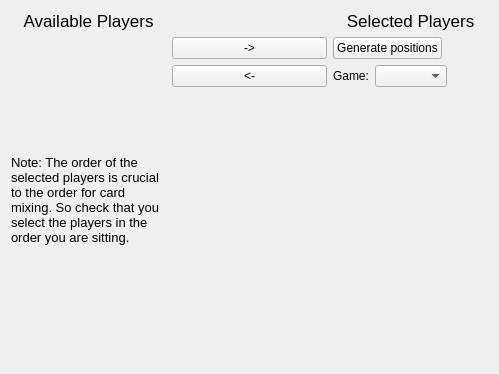
<?xml version="1.0" encoding="UTF-8"?>
<ui version="4.0">
 <class>LiveGameGeneralOptionsWidget</class>
 <widget class="QWizardPage" name="LiveGameGeneralOptionsWidget">
  <property name="geometry">
   <rect>
    <x>0</x>
    <y>0</y>
    <width>499</width>
    <height>374</height>
   </rect>
  </property>
  <property name="windowTitle">
   <string>WizardPage</string>
  </property>
  <layout class="QVBoxLayout" name="verticalLayout_2">
   <item>
    <layout class="QGridLayout" name="gridLayout_2" rowstretch="0,1,0" columnstretch="0,0,0">
     <item row="0" column="0">
      <widget class="QLabel" name="label">
       <property name="text">
        <string>&lt;!DOCTYPE HTML PUBLIC &quot;-//W3C//DTD HTML 4.0//EN&quot; &quot;http://www.w3.org/TR/REC-html40/strict.dtd&quot;&gt;
&lt;html&gt;&lt;head&gt;&lt;meta name=&quot;qrichtext&quot; content=&quot;1&quot; /&gt;&lt;style type=&quot;text/css&quot;&gt;
p, li { white-space: pre-wrap; }
&lt;/style&gt;&lt;/head&gt;&lt;body style=&quot; font-family:'Ubuntu'; font-size:8pt; font-weight:400; font-style:normal;&quot;&gt;
&lt;p align=&quot;center&quot; style=&quot; margin-top:0px; margin-bottom:0px; margin-left:0px; margin-right:0px; -qt-block-indent:0; text-indent:0px;&quot;&gt;&lt;span style=&quot; font-family:'Lucida Grande'; font-size:13pt;&quot;&gt;Available Players&lt;/span&gt;&lt;/p&gt;&lt;/body&gt;&lt;/html&gt;</string>
       </property>
      </widget>
     </item>
     <item row="1" column="0">
      <layout class="QVBoxLayout" name="verticalLayoutLeft">
       <item>
        <widget class="QLabel" name="label_3">
         <property name="text">
          <string>&lt;!DOCTYPE HTML PUBLIC &quot;-//W3C//DTD HTML 4.0//EN&quot; &quot;http://www.w3.org/TR/REC-html40/strict.dtd&quot;&gt;
&lt;html&gt;&lt;head&gt;&lt;meta name=&quot;qrichtext&quot; content=&quot;1&quot; /&gt;&lt;style type=&quot;text/css&quot;&gt;
p, li { white-space: pre-wrap; }
&lt;/style&gt;&lt;/head&gt;&lt;body style=&quot; font-family:'Lucida Grande'; font-size:13pt; font-weight:400; font-style:normal;&quot;&gt;
&lt;p style=&quot; margin-top:0px; margin-bottom:0px; margin-left:0px; margin-right:0px; -qt-block-indent:0; text-indent:0px;&quot;&gt;&lt;span style=&quot; font-size:10pt;&quot;&gt;Note: The order of the selected players is crucial to the order for card mixing. So check that you select the players in the order you are sitting. &lt;/span&gt;&lt;/p&gt;&lt;/body&gt;&lt;/html&gt;</string>
         </property>
         <property name="textFormat">
          <enum>Qt::RichText</enum>
         </property>
         <property name="wordWrap">
          <bool>true</bool>
         </property>
        </widget>
       </item>
      </layout>
     </item>
     <item row="0" column="2">
      <widget class="QLabel" name="label_2">
       <property name="text">
        <string>&lt;!DOCTYPE HTML PUBLIC &quot;-//W3C//DTD HTML 4.0//EN&quot; &quot;http://www.w3.org/TR/REC-html40/strict.dtd&quot;&gt;
&lt;html&gt;&lt;head&gt;&lt;meta name=&quot;qrichtext&quot; content=&quot;1&quot; /&gt;&lt;style type=&quot;text/css&quot;&gt;
p, li { white-space: pre-wrap; }
&lt;/style&gt;&lt;/head&gt;&lt;body style=&quot; font-family:'Lucida Grande'; font-size:13pt; font-weight:400; font-style:normal;&quot;&gt;
&lt;p align=&quot;center&quot; style=&quot; margin-top:0px; margin-bottom:0px; margin-left:0px; margin-right:0px; -qt-block-indent:0; text-indent:0px;&quot;&gt;Selected Players&lt;/p&gt;&lt;/body&gt;&lt;/html&gt;</string>
       </property>
      </widget>
     </item>
     <item row="1" column="1">
      <layout class="QVBoxLayout" name="verticalLayout">
       <item>
        <widget class="QPushButton" name="pushButtonSelect">
         <property name="text">
          <string>-&gt;</string>
         </property>
        </widget>
       </item>
       <item>
        <widget class="QPushButton" name="pushButtonDeselect">
         <property name="text">
          <string>&lt;-</string>
         </property>
        </widget>
       </item>
       <item>
        <widget class="QLabel" name="label_5">
         <property name="text">
          <string/>
         </property>
        </widget>
       </item>
      </layout>
     </item>
     <item row="1" column="2">
      <layout class="QVBoxLayout" name="verticalLayoutRight">
       <item>
        <widget class="QPushButton" name="pushButtonGeneratePositions">
         <property name="sizePolicy">
          <sizepolicy hsizetype="Maximum" vsizetype="Fixed">
           <horstretch>0</horstretch>
           <verstretch>0</verstretch>
          </sizepolicy>
         </property>
         <property name="text">
          <string>Generate positions</string>
         </property>
        </widget>
       </item>
       <item>
        <layout class="QFormLayout" name="formLayout">
         <property name="fieldGrowthPolicy">
          <enum>QFormLayout::FieldsStayAtSizeHint</enum>
         </property>
         <item row="1" column="0">
          <widget class="QLabel" name="label_4">
           <property name="text">
            <string>Game:</string>
           </property>
          </widget>
         </item>
         <item row="1" column="1">
          <widget class="QComboBox" name="comboBoxGameType"/>
         </item>
        </layout>
       </item>
      </layout>
     </item>
    </layout>
   </item>
  </layout>
 </widget>
 <resources/>
 <connections/>
</ui>
